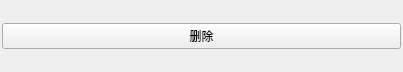
<?xml version="1.0" encoding="UTF-8"?>
<ui version="4.0">
 <class>CellWidget</class>
 <widget class="QWidget" name="CellWidget">
  <property name="geometry">
   <rect>
    <x>0</x>
    <y>0</y>
    <width>403</width>
    <height>72</height>
   </rect>
  </property>
  <property name="windowTitle">
   <string>CellWidget</string>
  </property>
  <layout class="QHBoxLayout" name="horizontalLayout">
   <property name="spacing">
    <number>2</number>
   </property>
   <property name="leftMargin">
    <number>2</number>
   </property>
   <property name="topMargin">
    <number>2</number>
   </property>
   <property name="rightMargin">
    <number>2</number>
   </property>
   <property name="bottomMargin">
    <number>2</number>
   </property>
   <item>
    <widget class="QPushButton" name="btnDelete">
     <property name="text">
      <string>删除</string>
     </property>
    </widget>
   </item>
  </layout>
 </widget>
 <layoutdefault spacing="6" margin="11"/>
 <resources/>
 <connections/>
</ui>
